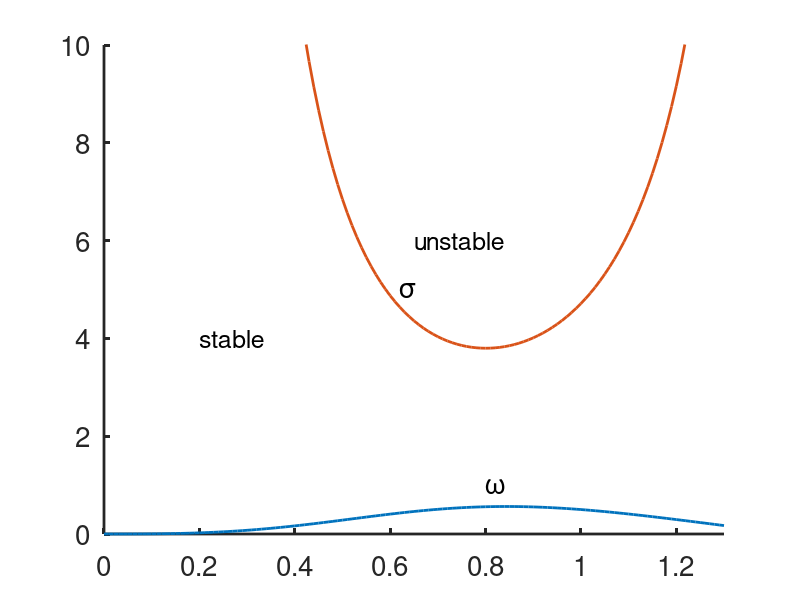

MATLAB code to generate this figure: (Note: this script raises an error after producing the figure.)

%  -------------------------------------------------------------------
%
%   The Mackey-Glass model of respiratory control.
%
%   For Chapter 14, Section 14.6 of
%   Keener and Sneyd, Mathematical Physiology, 3rd Edition, Springer.
%
%   Written by James Keener and James Sneyd.
%
%  -------------------------------------------------------------------

function mackey
% the mackey-Glass equations, solved using dde23

clear all
set(0,                           ...
   'defaultaxesfontsize', 20,   ...
   'defaultaxeslinewidth', 2.0, ...
   'defaultlinelinewidth', 2.0);

global lam Vm tt n

ys=0.8;
Vm=1;
tt=[10]; % the delay
n=3;
lam=ys*fb(ys);

% plot stability curve

y = [0:.01:1.3];
w = sqrt((y.*fbp(y)).^2)-(fb(y).^2);
s = (pi+atan(-w./fb(y)))./w;

figure(1)
    plot(y,w, y,s)
    axis([0 1.3 0 10])
    text(0.65,6,'unstable','fontsize',18)
    text(0.2,4,'stable','fontsize',18)
    text(0.62,5,'\sigma','fontsize',20)
    text(0.8,1,'\omega','fontsize',20)
box off 

% calculate and plot the solution
sol=dde23(@rhs,tt,@yinit,[-20 100]);

figure(2)
    plot(sol.x,sol.y, sol.x,(-sol.yp+lam)./sol.y,'--')
    xlabel('t')
    legend('boxoff')
    legend('CO_2 concentration','Ventilation rate')
    axis([0 100 0 3])
    box off

end % of main

%%
function dy=rhs(t,y,Z)
    global lam  
    dy=[0];
    dy(1) = lam - y(1)*fb(Z(1));
end

%%
function out=fb(dum)
    global  Vm   n
    out = Vm*dum.^n./(1+dum.^n);
end

function out=fbp(dum)
    global  Vm   n
    out = Vm*n.*dum.^(n-1)./(1+dum.^n).^2;
end

function out=yinit(t)
    out=0.5;
end
